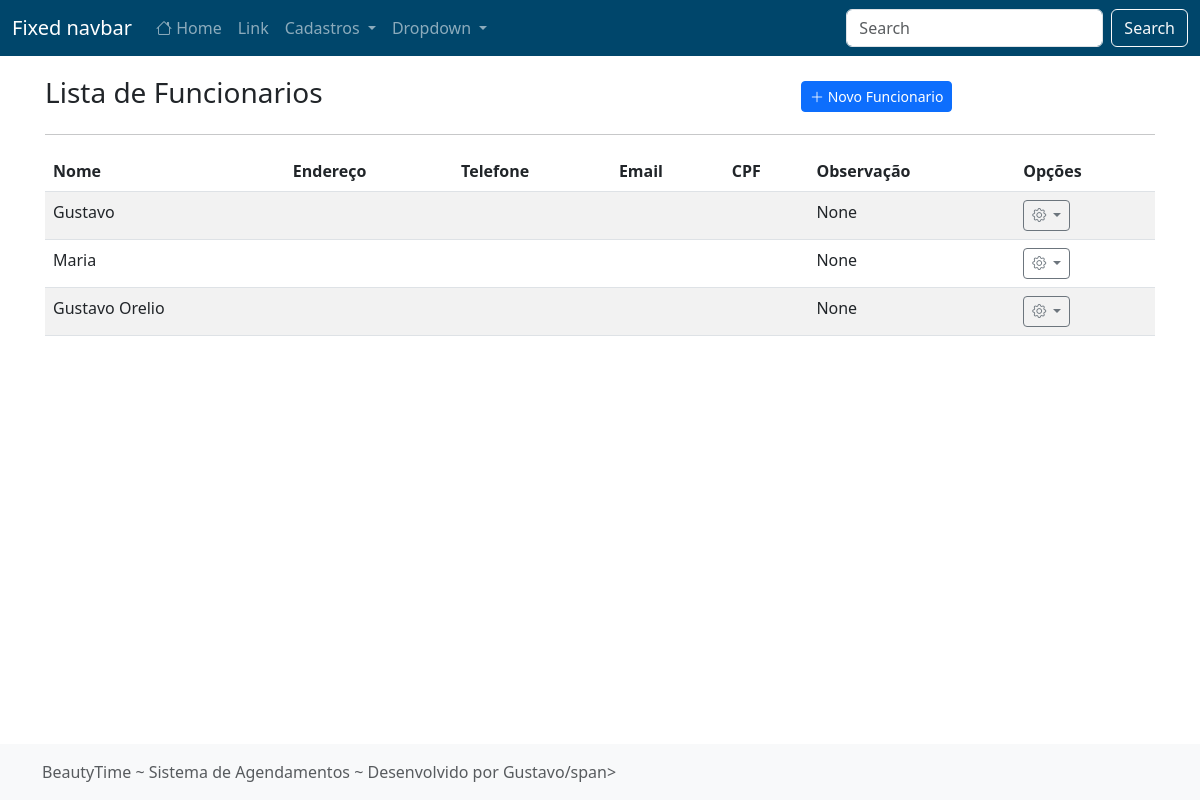
/listar/funcionario/, run on an earlier commit of the app's database.
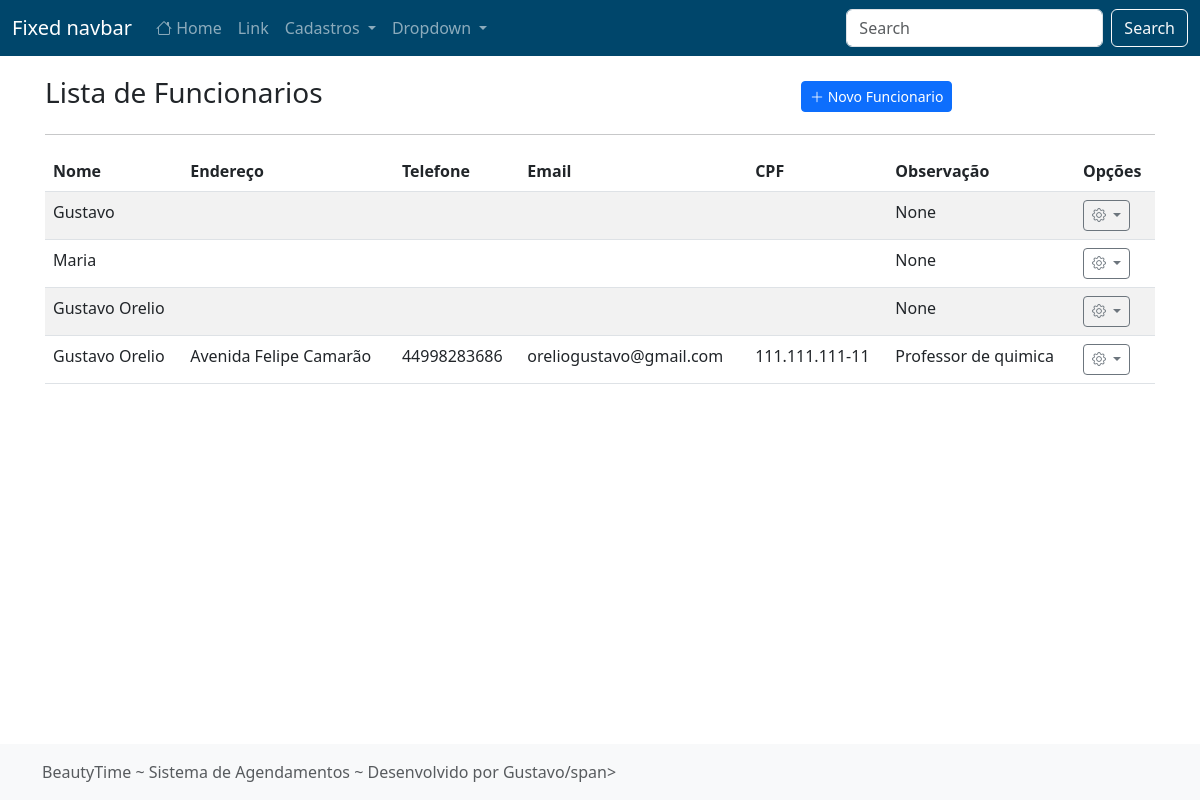
And on a later commit of the database.
### cadastros/models.py (models this page shows, shortened)
class Funcionario(models.Model):
    nome = models.CharField(max_length=50)
    cpf = models.CharField(max_length=14)
    telefone = models.CharField(max_length=15)
    endereco = models.CharField(max_length=100, verbose_name="Endereço")
    numero = models.CharField(max_length=5, verbose_name="Número residencial")
    cep = models.CharField(max_length=9, verbose_name="CEP")
    bairro = models.CharField(max_length=50)
    email = models.EmailField(max_length=100)
    observacao = models.CharField(max_length=100, blank=True, null=True, verbose_name="Observação")
    atualizado_em = models.DateTimeField(auto_now=True)
    cadastrado_em = models.DateTimeField(auto_now_add=True)

### cadastros/views.py (the view)
# urls.py: path("listar/funcionario/", FuncionarioList.as_view(), name="listar-funcionario"),
class FuncionarioList(ListView):
    model = Funcionario
    template_name = "cadastros/list/funcionario.html"

### cadastros/templates/cadastros/list/funcionario.html (shortened to what this page needs)
{% extends 'paginas/modelo.html' %}
{% load static %}
{% block conteudo %}
<div class="row justify-content-center align-items-center mt-3">
    <div class="col-md-8">
        <h3 class="">Lista de Funcionarios</h3>
    </div>
    <div class="col-md">
        <a href="{% url 'cadastrar-funcionario' %}" class="btn btn-primary btn-sm">
            <i class="bi bi-plus-lg"></i>
            Novo Funcionario
        </a>
    </div>
</div>
<hr>
<div class="table-responsive-lg">
    <table class="table table-striped">
        <thead>
            <tr>
                <th>Nome</th>
                <th>Endereço</th>
                <th>Telefone</th>
                <th>Email</th>
                <th>CPF</th>
                <th>Observação</th>
                <th>Opções</th>
            </tr>
        </thead>
        <tbody>
            {% for obj in object_list %}
            <tr class="">
                <td>{{ obj.nome }}</td>
                <td>{{ obj.endereco }}</td>
                <td>{{ obj.telefone }}</td>
                <td>{{ obj.email }}</td>
                <td>{{ obj.cpf }}</td>
                <td>{{ obj.observacao }}</td>
                <td>
                    <div class="dropdown">
                        <a class="btn btn-sm btn-outline-secondary dropdown-toggle" href="#" role="button" data-bs-toggle="dropdown" aria-expanded="false">
                            <i class="bi bi-gear"></i>
                        </a>
                      </div>
                </td>
            </tr>
            {% empty %}
            <tr>
                <th colspan="100%">Nenhum registro encontrado.</th>
            </tr>
            {% endfor %}
        </tbody>
    </table>
</div>
{% endblock %}

What changed in the data, as far as the page shows it:
added Funcionario: nome "Gustavo Orelio", endereco "Avenida Felipe Camarão", telefone "44998283686", email "oreliogustavo@gmail.com", cpf "111.111.111-11", observacao "Professor de quimica"
